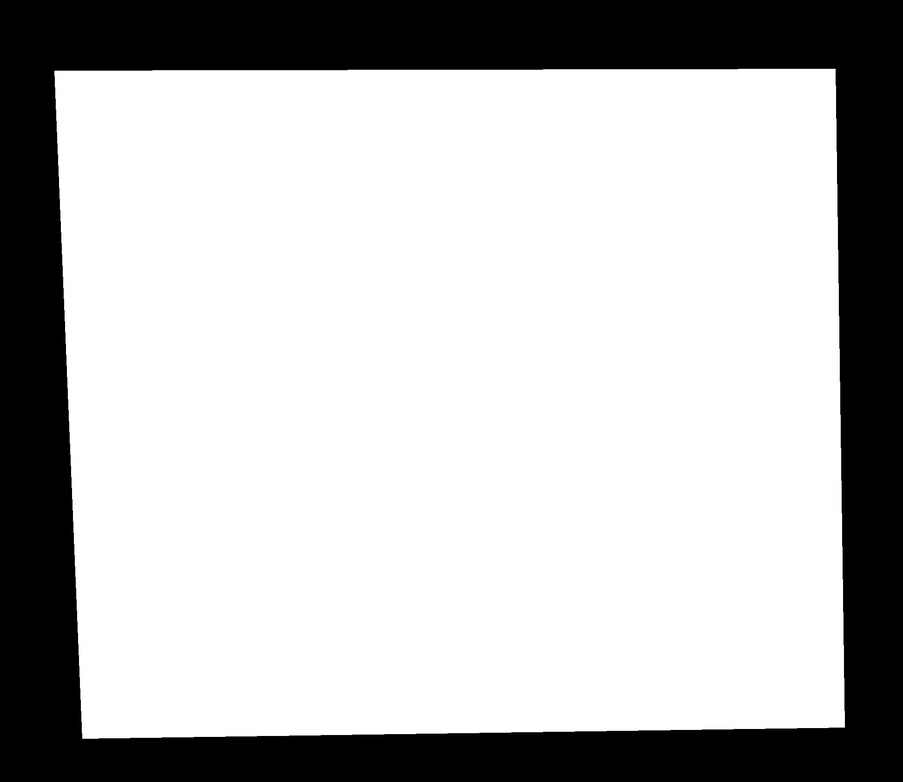
#> input picture Week2/examples/00005_original.jpg, 903 x 782 px, shrunk from 1943 x 1682 before the run
$ python -i background_remover.py   (imports and definitions only)
#> lines starting #> are read from the running program, lines starting #| are printed output that depends on the picture; after the words box and inside, x2 and y2 are one past the last pixel; in counts of white or black regions, pixels touching at a corner belong together
# Import necessary libraries
import numpy as np
import matplotlib.pyplot as plt
from scipy.ndimage import binary_opening, median_filter, morphological_gradient
from scipy import ndimage
import cv2


def convert_to_representation(image):
    """Convert RGB image to LAB and return all channels as float arrays."""
    im_lab = cv2.cvtColor((image * 255).astype(np.uint8), cv2.COLOR_RGB2LAB)
    L, a, b = cv2.split(im_lab)
    return L.astype(float), a.astype(float), b.astype(float)


def compute_edge_mask(im_lab, gradient_threshold=0.15):
    """Compute morphological gradient on LAB channels and combine."""
    L, a, b = im_lab

    # Compute morphological gradients per channel
    grad_L = morphological_gradient(L, structure=np.ones((5, 5)))
    grad_a = morphological_gradient(a, structure=np.ones((5, 5)))
    grad_b = morphological_gradient(b, structure=np.ones((5, 5)))

    # Combine gradients using Euclidean magnitude
    grad_combined = np.sqrt((grad_L**2) + (grad_a**2) + (grad_b**2))

    # Threshold to highlight edges
    threshold = np.max(grad_combined) * gradient_threshold
    grad_bin = grad_combined > threshold

    # Apply opening to clean noise
    mask = binary_opening(grad_bin, structure=np.ones((3, 3)))

    return mask, grad_combined


def create_border_suppressed_mask(mask_bool, pixel_border, h, w):
    """Create a mask with border pixels suppressed for extreme point computation."""
    if not pixel_border or int(pixel_border) <= 0:
        return mask_bool

    mask_for_extremes = mask_bool.copy()
    pb = int(pixel_border)

    # Avoid border larger than dimensions
    pb_h = min(pb, h // 2)
    pb_w = min(pb, w // 2)

    # Suppress border pixels
    if pb_w > 0:
        mask_for_extremes[:, :pb_w] = False
        mask_for_extremes[:, w - pb_w:] = False
    if pb_h > 0:
        mask_for_extremes[:pb_h, :] = False
        mask_for_extremes[h - pb_h:, :] = False

    return mask_for_extremes


def compute_extreme_points(mask_for_extremes, h, w):
    """Compute leftmost, rightmost, topmost, and bottommost white pixels."""
    # Row-wise extremes (leftmost and rightmost white pixel per row)
    rows_any = mask_for_extremes.any(axis=1)
    left_all = mask_for_extremes.argmax(axis=1)
    right_all = w - 1 - np.argmax(mask_for_extremes[:, ::-1], axis=1)
    left = np.where(rows_any, left_all, -1)
    right = np.where(rows_any, right_all, -1)

    # Column-wise extremes (topmost and bottommost white pixel per column)
    cols_any = mask_for_extremes.any(axis=0)
    top_all = mask_for_extremes.argmax(axis=0)
    bottom_all = h - 1 - np.argmax(mask_for_extremes[::-1, :], axis=0)
    top = np.where(cols_any, top_all, -1)
    bottom = np.where(cols_any, bottom_all, -1)

    return left, right, top, bottom, rows_any, cols_any


def filter_extremes_by_median(extremes, threshold):
    """Filter extreme points by median deviation threshold."""
    filtered = extremes.copy()
    valid = filtered >= 0

    if valid.any():
        median_val = int(np.median(filtered[valid]))
        filtered[valid] = np.where(
            np.abs(filtered[valid] - median_val) <= threshold,
            filtered[valid],
            -1
        )

    return filtered


def create_border_mask(left, right, top, bottom, rows_any, cols_any, shape):
    """Create a border mask by marking filtered extreme points."""
    border_mask = np.zeros(shape, dtype=bool)

    # Mark left and right extremes for each row
    row_inds = np.where(rows_any)[0]
    for r in row_inds:
        if left[r] >= 0:
            border_mask[r, left[r]] = True
        if right[r] >= 0:
            border_mask[r, right[r]] = True

    # Mark top and bottom extremes for each column
    col_inds = np.where(cols_any)[0]
    for c in col_inds:
        if top[c] >= 0:
            border_mask[top[c], c] = True
        if bottom[c] >= 0:
            border_mask[bottom[c], c] = True

    return border_mask


def fit_x_of_y(y_indices, x_values):
    """Fit line x = a*y + b for vertical-like sides."""
    if len(y_indices) >= 2:
        a, b = np.polyfit(y_indices, x_values, 1)
    elif len(y_indices) == 1:
        a, b = 0.0, float(x_values[0])
    else:
        a, b = None, None
    return a, b


def fit_y_of_x(x_indices, y_values):
    """Fit line y = c*x + d for horizontal-like sides."""
    if len(x_indices) >= 2:
        c, d = np.polyfit(x_indices, y_values, 1)
    elif len(x_indices) == 1:
        c, d = 0.0, float(y_values[0])
    else:
        c, d = None, None
    return c, d


def intersect_lines(a, b, c, d):
    """Find intersection between lines x = a*y + b and y = c*x + d."""
    if a is None or c is None:
        return None

    denom = 1.0 - a * c
    if abs(denom) < 1e-6:
        return None

    x = (a * d + b) / denom
    y = c * x + d
    return (x, y)


def compute_polygon_corners(left, right, top, bottom, h, w):
    """Compute the four corners of the document polygon by fitting lines and finding intersections."""
    # Collect valid points for each side
    rows_left = np.where(left >= 0)[0]
    xs_left = left[rows_left] if rows_left.size > 0 else np.array([])

    rows_right = np.where(right >= 0)[0]
    xs_right = right[rows_right] if rows_right.size > 0 else np.array([])

    cols_top = np.where(top >= 0)[0]
    ys_top = top[cols_top] if cols_top.size > 0 else np.array([])

    cols_bottom = np.where(bottom >= 0)[0]
    ys_bottom = bottom[cols_bottom] if cols_bottom.size > 0 else np.array([])

    # Fit lines for each side
    a_left, b_left = fit_x_of_y(rows_left, xs_left)
    a_right, b_right = fit_x_of_y(rows_right, xs_right)
    c_top, d_top = fit_y_of_x(cols_top, ys_top)
    c_bottom, d_bottom = fit_y_of_x(cols_bottom, ys_bottom)

    # Compute four corner intersections
    corners = [
        intersect_lines(a_left, b_left, c_top, d_top),      # left-top
        intersect_lines(a_right, b_right, c_top, d_top),    # right-top
        intersect_lines(a_right, b_right, c_bottom, d_bottom),  # right-bottom
        intersect_lines(a_left, b_left, c_bottom, d_bottom)     # left-bottom
    ]

    # Apply fallback for None intersections
    final_corners = []
    for i, corner in enumerate(corners):
        if corner is None:
            # Use median of available points as fallback
            if i == 0:  # left-top
                x = np.median(xs_left) if xs_left.size > 0 else 0
                y = np.median(ys_top) if ys_top.size > 0 else 0
            elif i == 1:  # right-top
                x = np.median(xs_right) if xs_right.size > 0 else (w - 1)
                y = np.median(ys_top) if ys_top.size > 0 else 0
            elif i == 2:  # right-bottom
                x = np.median(xs_right) if xs_right.size > 0 else (w - 1)
                y = np.median(ys_bottom) if ys_bottom.size > 0 else (h - 1)
            else:  # left-bottom
                x = np.median(xs_left) if xs_left.size > 0 else 0
                y = np.median(ys_bottom) if ys_bottom.size > 0 else (h - 1)
            corner = (float(x), float(y))

        # Clip to image boundaries and convert to integers
        x_cl = int(np.clip(round(corner[0]), 0, w - 1))
        y_cl = int(np.clip(round(corner[1]), 0, h - 1))
        final_corners.append((x_cl, y_cl))

    return final_corners


def create_polygon_mask(corners, shape, fallback_mask):
    """Create a filled polygon mask from corner points."""
    h, w = shape
    polygon = np.array(corners, dtype=np.int32)
    poly_mask = np.zeros((h, w), dtype=np.uint8)

    try:
        cv2.fillPoly(poly_mask, [polygon], 1)
    except Exception:
        # Fallback to border mask if polygon is degenerate
        poly_mask = fallback_mask.astype(np.uint8)

    return poly_mask


def normalize_gradient(grad):
    """Normalize gradient values to 0-255 range for visualization."""
    grad_float = grad.astype(np.float32)
    grad_min = grad_float.min()
    grad_max = grad_float.max()
    grad_norm = 255 * (grad_float - grad_min) / ((grad_max - grad_min) + 1e-8)
    return grad_norm.astype(np.uint8)


def remove_background_morphological_gradient(im, thr=20, pixel_border=15, gradient_threshold=0.15):
    """
    Remove background from an image using morphological gradient detection and polygon fitting.

    Parameters:
    -----------
    image : ndarray
        Input RGB image
    thr : int
        Threshold for median filtering of extreme points
    pixel_border : int
        Number of border pixels to ignore when computing extreme points
    gradient_threshold : float
        Threshold for edge detection in morphological gradient

    Returns:
    --------
    tuple
        (original_image, mask, output_image, normalized_gradient)
    """
    # Preprocess

    im_lab = convert_to_representation(im)
    mask, grad = compute_edge_mask(im_lab, gradient_threshold)

    # Setup for border pixel processing
    mask_bool = mask.astype(bool)
    h, w = mask_bool.shape

    # Create mask with borders suppressed for extreme point computation
    mask_for_extremes = create_border_suppressed_mask(mask_bool, pixel_border, h, w)

    # Compute extreme points (leftmost, rightmost, topmost, bottommost)
    left, right, top, bottom, rows_any, cols_any = compute_extreme_points(
        mask_for_extremes, h, w
    )

    # Filter extremes by median deviation threshold
    left_filtered = filter_extremes_by_median(left, thr)
    right_filtered = filter_extremes_by_median(right, thr)
    top_filtered = filter_extremes_by_median(top, thr)
    bottom_filtered = filter_extremes_by_median(bottom, thr)

    # Create border mask from filtered extremes
    border_mask = create_border_mask(
        left_filtered, right_filtered, top_filtered, bottom_filtered,
        rows_any, cols_any, mask_bool.shape
    )


    # Fit lines and compute polygon corners
    final_corners = compute_polygon_corners(
        left_filtered, right_filtered, top_filtered, bottom_filtered, h, w
    )

    # Create polygon mask
    poly_mask = create_polygon_mask(final_corners, (h, w), border_mask)

    # Apply final mask to image
    output_image = im * poly_mask[:, :, np.newaxis]

    # Normalize gradient for visualization
    grad_norm = normalize_gradient(grad)


    return im, poly_mask, output_image, grad_norm

>>> import cv2
>>> picture = cv2.cvtColor(cv2.imread('examples/00005_original.jpg'), cv2.COLOR_BGR2RGB)
#> picture is the input picture: shape (782, 903, 3); min 0, max 255, mean 185
>>> result = remove_background_morphological_gradient(picture)
#> in convert_to_representation, `L, a, b = cv2.split(im_lab)`:
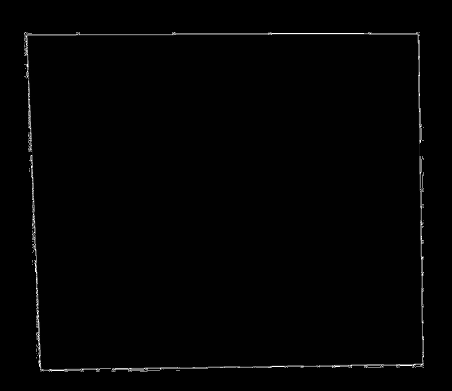
#> L: shape (782, 903) (shown at 1/2 size); min 0, max 255, mean 3
#> in compute_edge_mask, `grad_L = morphological_gradient(L, structure=np.ones((5, 5)))`:
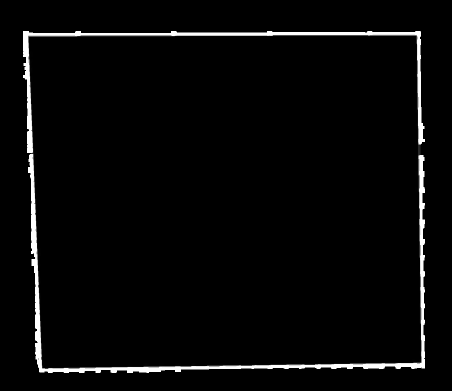
#> grad_L: shape (782, 903) float64 (shown at 1/2 size); min 2, max 257, mean 10.1; drawn with min black and max white
#> in compute_edge_mask, `threshold = np.max(grad_combined) * gradient_threshold`: threshold = 38.55
#> in compute_edge_mask, `grad_bin = grad_combined > threshold`:
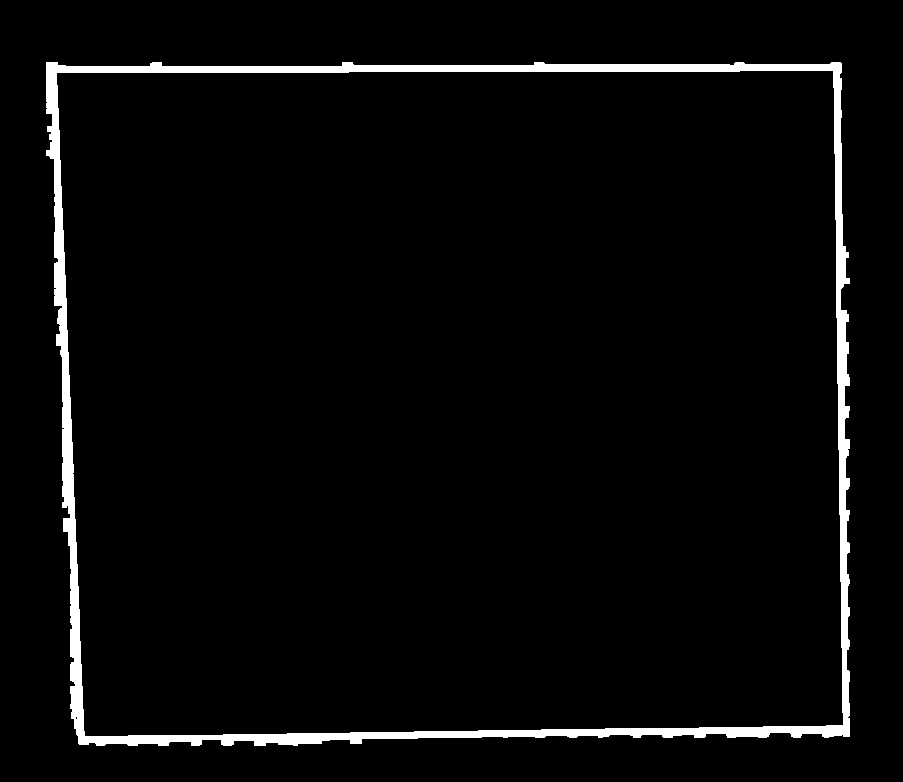
#> grad_bin: shape (782, 903) bool; 3.4% white; 1 white region, box (x1, y1, x2, y2) and area: (46, 62, 850, 746) 24309
#> in compute_extreme_points, `left_all = mask_for_extremes.argmax(axis=1)`: left_all = 782 values, max 96 at index 745, min 0 at index 0, mean 53.41
#> in compute_extreme_points, `right_all = w - 1 - np.argmax(mask_for_extremes[:, ::-1], axis=1)`: right_all = 782 values, max 902 at index 0, min 297 at index 744, mean 847.1
#> in compute_extreme_points, `left = np.where(rows_any, left_all, -1)`: left = 782 values, max 96 at index 745, min -1 at index 0, mean 53.28
#> in compute_extreme_points, `right = np.where(rows_any, right_all, -1)`: right = 782 values, max 849 at index 278, min -1 at index 0, mean 733.9
#> in compute_extreme_points, `top_all = mask_for_extremes.argmax(axis=0)`: top_all = 903 values, max 278 at index 849, min 0 at index 0, mean 59.27
#> in compute_extreme_points, `bottom_all = h - 1 - np.argmax(mask_for_extremes[::-1, :], axis=0)`: bottom_all = 903 values, max 781 at index 0, min 155 at index 46, mean 732.3
#> in compute_extreme_points, `top = np.where(cols_any, top_all, -1)`: top = 903 values, max 278 at index 849, min -1 at index 0, mean 59.16
#> in compute_extreme_points, `bottom = np.where(cols_any, bottom_all, -1)`: bottom = 903 values, max 745 at index 96, min -1 at index 0, mean 646.5
#> in filter_extremes_by_median, `filtered = extremes.copy()`: filtered has the same summary as left in compute_extreme_points
#> in filter_extremes_by_median, `median_val = int(np.median(filtered[valid]))`: median_val = 62
#> in remove_background_morphological_gradient, `left_filtered = filter_extremes_by_median(left, thr)`: left_filtered = 782 values, max 79 at index 744, min -1 at index 0, mean 53.16
#> in remove_background_morphological_gradient, `right_filtered = filter_extremes_by_median(right, thr)`: right_filtered = 782 values, max 849 at index 278, min -1 at index 0, mean 730.3
#> in remove_background_morphological_gradient, `top_filtered = filter_extremes_by_median(top, thr)`: top_filtered = 903 values, max 66 at index 66, min -1 at index 0, mean 56.95
#> in remove_background_morphological_gradient, `bottom_filtered = filter_extremes_by_median(bottom, thr)`: bottom_filtered = 903 values, max 745 at index 96, min -1 at index 0, mean 636.6
#> in create_border_mask, `row_inds = np.where(rows_any)[0]`: row_inds = 684 values from 62 to 745
#> after the loop in create_border_mask, `for r in row_inds:`:
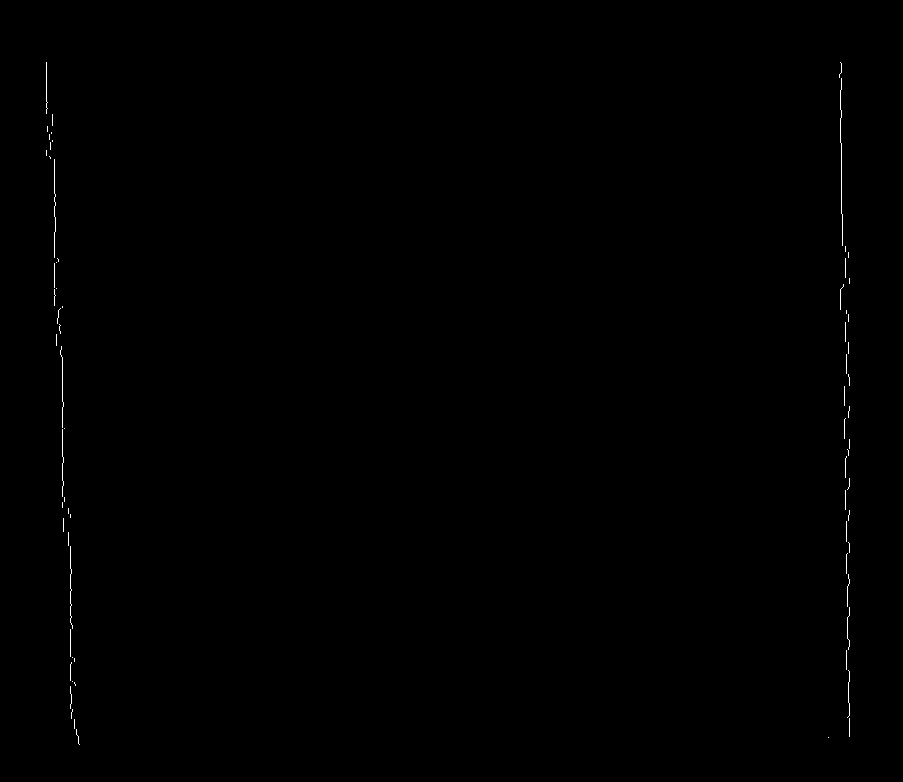
#> border_mask: shape (782, 903) bool; 0.19% white in thin lines or dots, all inside (x1, y1, x2, y2) = (46, 62, 850, 745)
#> in create_border_mask, `col_inds = np.where(cols_any)[0]`: col_inds = 804 values from 46 to 849
#> after the loop in create_border_mask, `for c in col_inds:`:
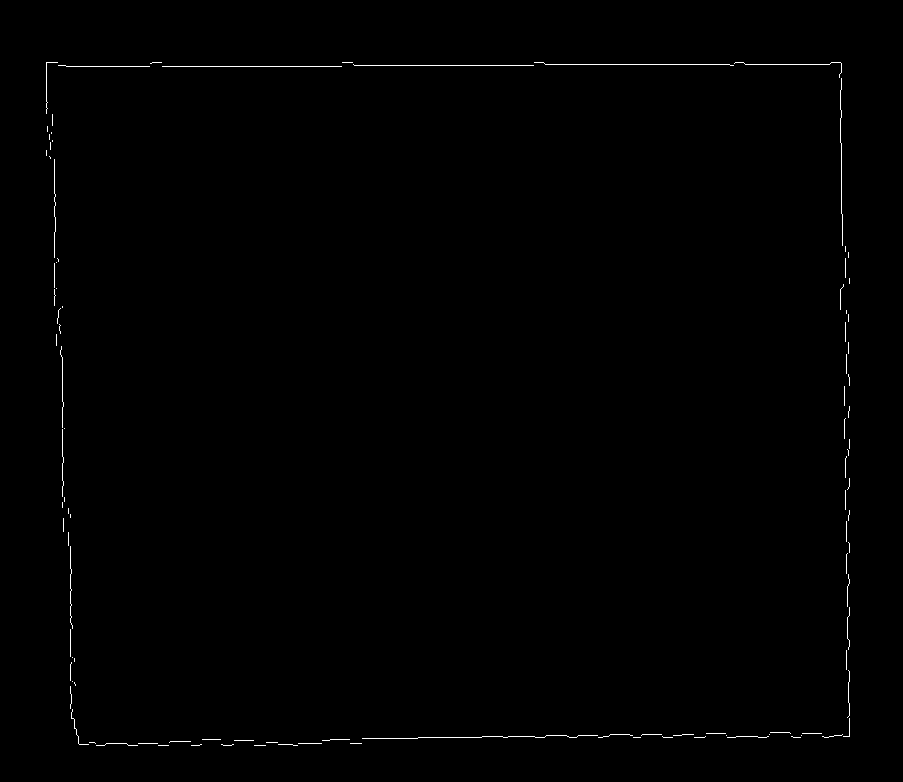
#> border_mask: shape (782, 903) bool; 0.41% white in thin lines or dots, all inside (x1, y1, x2, y2) = (46, 62, 850, 746)
#> in compute_polygon_corners, `rows_left = np.where(left >= 0)[0]`: rows_left = 683 values from 62 to 744
#> in compute_polygon_corners, `xs_left = left[rows_left] if rows_left.size > 0 else np.array([])`: xs_left = 683 values, max 79 at index 682, min 46 at index 0, mean 61.01
#> in compute_polygon_corners, `rows_right = np.where(right >= 0)[0]`: rows_right = 676 values from 62 to 737
#> in compute_polygon_corners, `xs_right = right[rows_right] if rows_right.size > 0 else np.array([])`: xs_right = 676 values, max 849 at index 216, min 828 at index 675, mean 845
#> in compute_polygon_corners, `cols_top = np.where(top >= 0)[0]`: cols_top = 796 values from 46 to 841
#> in compute_polygon_corners, `ys_top = top[cols_top] if cols_top.size > 0 else np.array([])`: ys_top = 796 values, max 66 at index 20, min 62 at index 0, mean 64.74
#> in compute_polygon_corners, `cols_bottom = np.where(bottom >= 0)[0]`: cols_bottom = 779 values from 71 to 849
#> in compute_polygon_corners, `ys_bottom = bottom[cols_bottom] if cols_bottom.size > 0 else np.array(..`: ys_bottom = 779 values, max 745 at index 25, min 718 at index 0, mean 738.1
#> in fit_x_of_y, `a, b = np.polyfit(y_indices, x_values, 1)`: a = 0.0414; b = 44.33
#> in compute_polygon_corners, `a_left, b_left = fit_x_of_y(rows_left, xs_left)`: a_left = 0.0414; b_left = 44.33
#> in compute_polygon_corners, `a_right, b_right = fit_x_of_y(rows_right, xs_right)`: a_right = 0.0129; b_right = 839.8
#> in fit_y_of_x, `c, d = np.polyfit(x_indices, y_values, 1)`: c = -0.003; d = 66.07
#> in compute_polygon_corners, `c_top, d_top = fit_y_of_x(cols_top, ys_top)`: c_top = -0.003; d_top = 66.07
#> in compute_polygon_corners, `c_bottom, d_bottom = fit_y_of_x(cols_bottom, ys_bottom)`: c_bottom = -0.0131; d_bottom = 744.2
#> in intersect_lines, `denom = 1.0 - a * c`: denom = 1
#> in intersect_lines, `x = (a * d + b) / denom`: x = 47.06
#> in intersect_lines, `y = c * x + d`: y = 65.93
#> in compute_polygon_corners, `corners = [ intersect_lines(a_left, b_left, c_top, d_top),`: corners = [(47.06, 65.93), (840.6, 63.55), (849.3, 733), (75.09, 743.2)]
#> the loop in compute_polygon_corners, `for i, corner in enumerate(corners):` made 4 passes
#> (x_cl, y_cl) on passes 1 to 4: (47, 66), (841, 64), (849, 733), (75, 743)
#> after the loop in compute_polygon_corners, `for i, corner in enumerate(corners):`: final_corners = [(47, 66), (841, 64), (849, 733), (75, 743)]
#> in create_polygon_mask, `polygon = np.array(corners, dtype=np.int32)`: polygon = [[47, 66], [841, 64], [849, 733], [75, 743]]
#> in create_polygon_mask, `cv2.fillPoly(poly_mask, [polygon], 1)`:
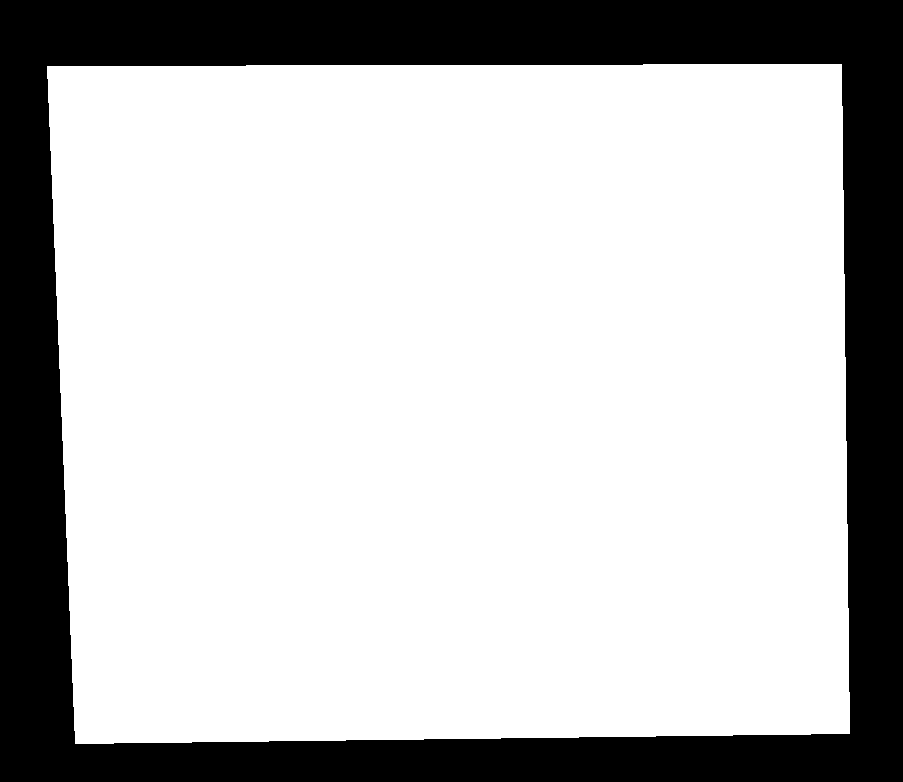
#> poly_mask: shape (782, 903); values 0 (black) and 1 (white), 74.9% white; 1 black region, box (x1, y1, x2, y2) and area: (0, 0, 903, 782) 176948
#> in normalize_gradient, `grad_min = grad_float.min()`: grad_min = 3.46
#> in normalize_gradient, `grad_max = grad_float.max()`: grad_max = 257
